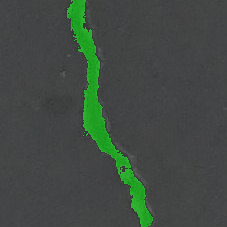
#> input picture Overlay.png, 227 x 227 px
$ python main.py Overlay.png
#> lines starting #> are read from the running program, lines starting #| are printed output that depends on the picture; after the words box and inside, x2 and y2 are one past the last pixel; in counts of white or black regions, pixels touching at a corner belong together
#> further down, img is the input picture: shape (227, 227, 3); mean B, G, R 66.7, 74.6, 65.3
import cv2
import sys
import numpy as np


def detectCrack(img):
    gray = cv2.cvtColor(img, cv2.COLOR_BGR2GRAY)
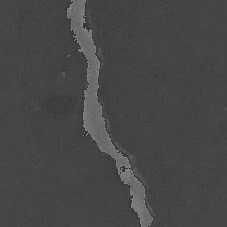
#> gray: shape (227, 227); min 53, max 128, mean 71
    canny = cv2.Canny(gray, 100, 200)
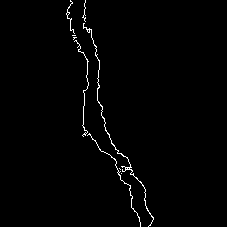
#> canny: shape (227, 227); 1.2% white in thin lines or dots, all inside (x1, y1, x2, y2) = (66, 0, 154, 227)
    ret, thresh = cv2.threshold(gray, 150, 255, cv2.THRESH_BINARY_INV + cv2.THRESH_OTSU)
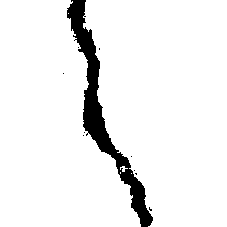
#> thresh: shape (227, 227); 93.5% white; 10 black regions (9 under 20 px), largest, box (x1, y1, x2, y2) and area: (67, 0, 153, 227) 3350
#> ret = 90
    return canny, thresh


if __name__ == '__main__':
    path = sys.argv[1]
    img = cv2.imread(path)
    cv2.imshow("image", img)
    canny, thresh = detectCrack(img)
    canny = cv2.cvtColor(canny, cv2.COLOR_GRAY2BGR)
    thresh = cv2.cvtColor(thresh, cv2.COLOR_GRAY2BGR)
    canny *= np.array((0, 1, 0), dtype=np.uint8)
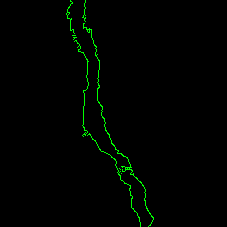
#> canny: shape (227, 227, 3); mean B, G, R 0, 3.1, 0
    thresh *= np.array((0, 1, 0), dtype=np.uint8)
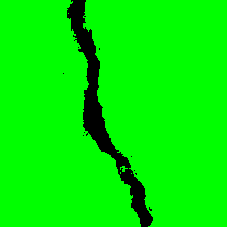
#> thresh: shape (227, 227, 3); mean B, G, R 0, 238.3, 0

    overlay = cv2.addWeighted(thresh, 0.5, img, 0.5, 0, canny)
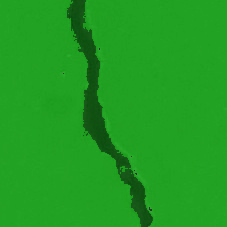
#> overlay: shape (227, 227, 3); mean B, G, R 33.3, 156.5, 32.7
    cv2.imshow("Detected Cracks", canny)
    cv2.imshow("Overlay", overlay)
    cv2.waitKey(0)
